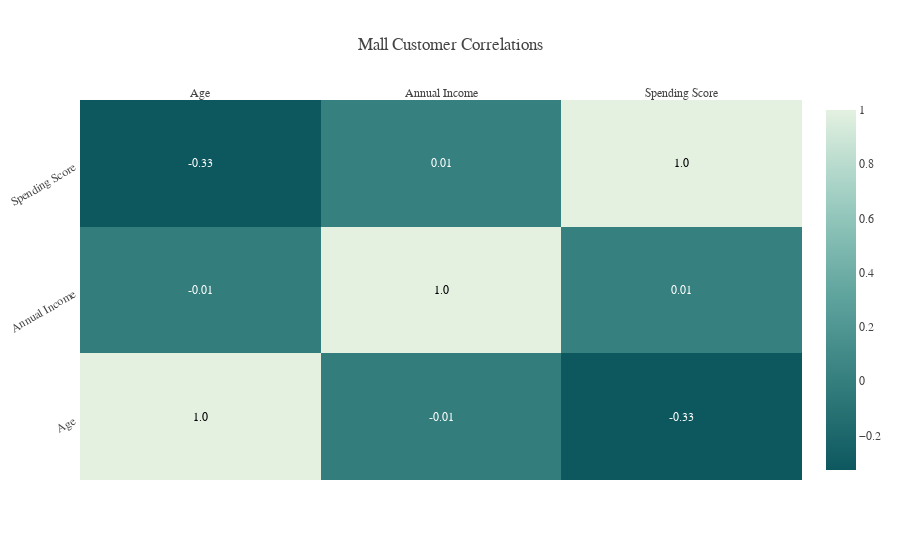

This figure's notebook cell:
### Code cell
customer = cust.drop(["Gender"], axis=1)
# Correlations
corr = customer.corr()
x = corr.columns.tolist() 
y = corr.index.tolist()
z = corr.values
text = corr.values.round(2)

fig = ff.create_annotated_heatmap(z=z, x=x, y=y, annotation_text=text, colorscale='mint', 
                                  reversescale=True, showscale=True,
                                  hovertemplate="Correlation of %{x} and %{y}= %{z:.3f}")
fig.update_layout(template=temp, title="Mall Customer Correlations", yaxis_tickangle=-30)
fig.show()

### Figure 1 — Plotly figure (JSON) as saved in the notebook; plotly's stock layout.template omitted (floating-point values rounded to 4 significant figures)
{"data": [{"colorscale": [[0, "rgb(228, 241, 225)"], [0.1667, "rgb(180, 217, 204)"], [0.3333, "rgb(137, 192, 182)"], [0.5, "rgb(99, 166, 160)"], [0.6667, "rgb(68, 140, 138)"], [0.8333, "rgb(40, 114, 116)"], [1, "rgb(13, 88, 95)"]], "hovertemplate": "Correlation of %{x} and %{y}= %{z:.3f}", "reversescale": true, "showscale": true, "type": "heatmap", "x": ["Age", "Annual Income", "Spending Score"], "y": ["Age", "Annual Income", "Spending Score"], "z": [[1, -0.0124, -0.3272], [-0.0124, 1, 0.009903], [-0.3272, 0.009903, 1]]}], "layout": {"annotations": [{"font": {"color": "#000000"}, "showarrow": false, "text": "1.0", "x": "Age", "xref": "x", "y": "Age", "yref": "y"}, {"font": {"color": "#FFFFFF"}, "showarrow": false, "text": "-0.01", "x": "Annual Income", "xref": "x", "y": "Age", "yref": "y"}, {"font": {"color": "#FFFFFF"}, "showarrow": false, "text": "-0.33", "x": "Spending Score", "xref": "x", "y": "Age", "yref": "y"}, {"font": {"color": "#FFFFFF"}, "showarrow": false, "text": "-0.01", "x": "Age", "xref": "x", "y": "Annual Income", "yref": "y"}, {"font": {"color": "#000000"}, "showarrow": false, "text": "1.0", "x": "Annual Income", "xref": "x", "y": "Annual Income", "yref": "y"}, {"font": {"color": "#FFFFFF"}, "showarrow": false, "text": "0.01", "x": "Spending Score", "xref": "x", "y": "Annual Income", "yref": "y"}, {"font": {"color": "#FFFFFF"}, "showarrow": false, "text": "-0.33", "x": "Age", "xref": "x", "y": "Spending Score", "yref": "y"}, {"font": {"color": "#FFFFFF"}, "showarrow": false, "text": "0.01", "x": "Annual Income", "xref": "x", "y": "Spending Score", "yref": "y"}, {"font": {"color": "#000000"}, "showarrow": false, "text": "1.0", "x": "Spending Score", "xref": "x", "y": "Spending Score", "yref": "y"}], "autosize": true, "title": {"text": "Mall Customer Correlations"}, "xaxis": {"autorange": true, "dtick": 1, "gridcolor": "rgb(0, 0, 0)", "range": [-0.5, 2.5], "side": "top", "ticks": "", "type": "category"}, "yaxis": {"autorange": true, "dtick": 1, "range": [-0.5, 2.5], "tickangle": -30, "ticks": "", "ticksuffix": "  ", "type": "category"}}}
